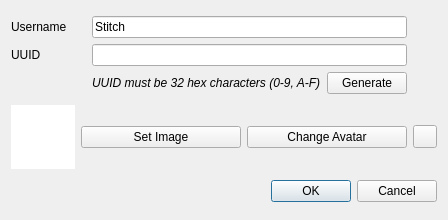
<?xml version="1.0" encoding="UTF-8"?>
<ui version="4.0">
 <class>NewUserDialog</class>
 <widget class="QDialog" name="NewUserDialog">
  <property name="geometry">
   <rect>
    <x>0</x>
    <y>0</y>
    <width>448</width>
    <height>220</height>
   </rect>
  </property>
  <property name="windowTitle">
   <string>New User</string>
  </property>
  <layout class="QGridLayout" name="gridLayout_2">
   <item row="2" column="1" colspan="3">
    <widget class="QDialogButtonBox" name="buttonBox">
     <property name="orientation">
      <enum>Qt::Orientation::Horizontal</enum>
     </property>
     <property name="standardButtons">
      <set>QDialogButtonBox::StandardButton::Cancel|QDialogButtonBox::StandardButton::Ok</set>
     </property>
    </widget>
   </item>
   <item row="1" column="2">
    <widget class="QPushButton" name="setAvatar">
     <property name="text">
      <string>Change Avatar</string>
     </property>
    </widget>
   </item>
   <item row="1" column="1">
    <widget class="QPushButton" name="selectImage">
     <property name="text">
      <string>Set Image</string>
     </property>
    </widget>
   </item>
   <item row="1" column="3">
    <widget class="QToolButton" name="revert">
     <property name="text">
      <string/>
     </property>
    </widget>
   </item>
   <item row="0" column="0" colspan="4">
    <layout class="QGridLayout" name="gridLayout">
     <item row="1" column="0">
      <widget class="QLabel" name="label">
       <property name="text">
        <string>UUID</string>
       </property>
      </widget>
     </item>
     <item row="0" column="1" colspan="2">
      <widget class="QLineEdit" name="username">
       <property name="text">
        <string>Stitch</string>
       </property>
      </widget>
     </item>
     <item row="1" column="1" colspan="2">
      <widget class="QLineEdit" name="uuid"/>
     </item>
     <item row="0" column="0">
      <widget class="QLabel" name="label_2">
       <property name="text">
        <string>Username</string>
       </property>
      </widget>
     </item>
     <item row="2" column="1">
      <widget class="QLabel" name="label_3">
       <property name="font">
        <font>
         <italic>true</italic>
        </font>
       </property>
       <property name="text">
        <string>UUID must be 32 hex characters (0-9, A-F)</string>
       </property>
      </widget>
     </item>
     <item row="2" column="2">
      <widget class="QPushButton" name="generate">
       <property name="text">
        <string>Generate</string>
       </property>
      </widget>
     </item>
     <item row="1" column="3">
      <widget class="QLabel" name="uuidVerified">
       <property name="sizePolicy">
        <sizepolicy hsizetype="Fixed" vsizetype="Preferred">
         <horstretch>0</horstretch>
         <verstretch>0</verstretch>
        </sizepolicy>
       </property>
       <property name="minimumSize">
        <size>
         <width>24</width>
         <height>0</height>
        </size>
       </property>
      </widget>
     </item>
     <item row="0" column="3">
      <widget class="QLabel" name="usernameVerified">
       <property name="text">
        <string/>
       </property>
      </widget>
     </item>
    </layout>
   </item>
   <item row="1" column="0">
    <widget class="QGraphicsView" name="image">
     <property name="sizePolicy">
      <sizepolicy hsizetype="Expanding" vsizetype="Expanding">
       <horstretch>0</horstretch>
       <verstretch>0</verstretch>
      </sizepolicy>
     </property>
     <property name="minimumSize">
      <size>
       <width>64</width>
       <height>64</height>
      </size>
     </property>
     <property name="maximumSize">
      <size>
       <width>64</width>
       <height>64</height>
      </size>
     </property>
     <property name="frameShape">
      <enum>QFrame::Shape::NoFrame</enum>
     </property>
     <property name="frameShadow">
      <enum>QFrame::Shadow::Plain</enum>
     </property>
     <property name="verticalScrollBarPolicy">
      <enum>Qt::ScrollBarPolicy::ScrollBarAlwaysOff</enum>
     </property>
     <property name="horizontalScrollBarPolicy">
      <enum>Qt::ScrollBarPolicy::ScrollBarAlwaysOff</enum>
     </property>
     <property name="interactive">
      <bool>false</bool>
     </property>
    </widget>
   </item>
  </layout>
 </widget>
 <resources/>
 <connections>
  <connection>
   <sender>buttonBox</sender>
   <signal>accepted()</signal>
   <receiver>NewUserDialog</receiver>
   <slot>accept()</slot>
   <hints>
    <hint type="sourcelabel">
     <x>248</x>
     <y>254</y>
    </hint>
    <hint type="destinationlabel">
     <x>157</x>
     <y>274</y>
    </hint>
   </hints>
  </connection>
  <connection>
   <sender>buttonBox</sender>
   <signal>rejected()</signal>
   <receiver>NewUserDialog</receiver>
   <slot>reject()</slot>
   <hints>
    <hint type="sourcelabel">
     <x>316</x>
     <y>260</y>
    </hint>
    <hint type="destinationlabel">
     <x>286</x>
     <y>274</y>
    </hint>
   </hints>
  </connection>
 </connections>
</ui>
